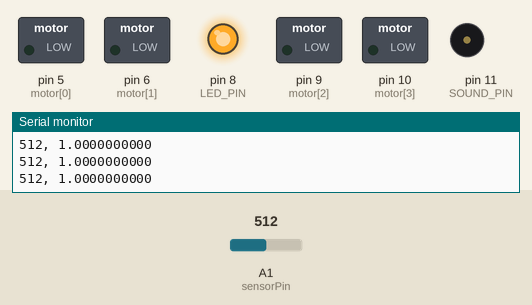
The sketch below on a simulated Arduino Uno, built with avr-gcc and run on an emulated ATmega328P. Shown: switched loads named in the sketch (green lamp = pin HIGH), output pins drawn as LEDs (lit = HIGH), buzzer (waves = sounding), the last lines printed to the serial monitor. The test bench sets the inputs (shaded band); at power-on: A1 (sensorPin) = 512.

Above: at 1.7 s.
1.8 s: A1 (sensorPin) set to 325
3.3 s: A1 (sensorPin) set to 289
At 5.8 s:
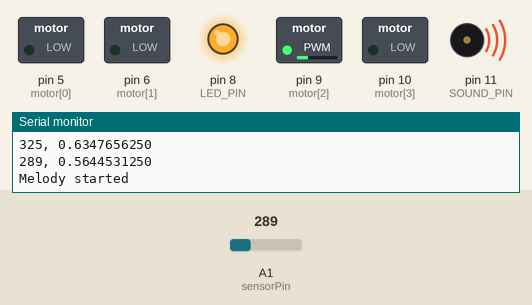
At 14.6 s:
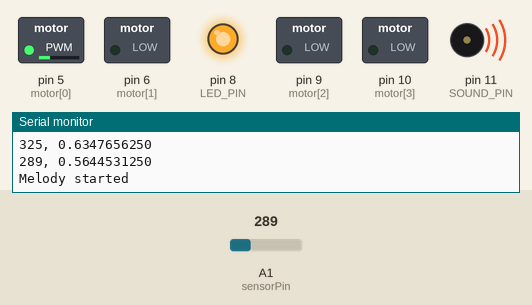
Timing chart, 0 to 35.6 s (numbered marks = the images above; inputs shaded):
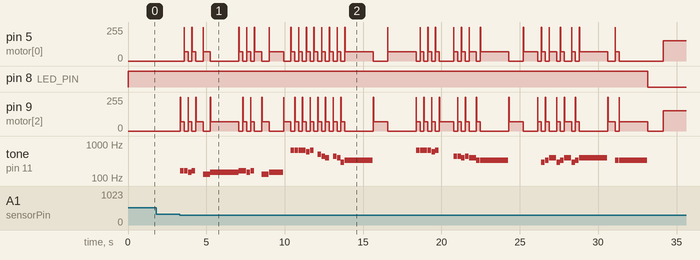

Measured:
- the behaviour switches between 308 and 307 on A1 (sensorPin) (found by bisection; images 0 and 1)
- after the input at 3.3 s, pin 8 (LED_PIN): HIGH → LOW after 29.8 s; tone on pin 11 (SOUND_PIN): plays 165 Hz for 0.23 s, 165 Hz for 0.23 s, 147 Hz for 0.23 s, 165 Hz for 0.23 s, 131 Hz for 0.45 s, 147 Hz for 1.8 s … (49 notes in this stretch), starting at once

The sketch:

LukasDocHat.ino
```cpp
#include "pitches.h"

int MAXINT = 0;
boolean hasPlayed = false;
boolean hasDrummed = false;

int motor[] = {5, 6, 9, 10};


#define TERZ_D4 -1
#define TERZ_E4 -2

#define sensorPin A1 // select the input pin for the potentiometer
#define SOUND_PIN 11
#define LED_PIN 8
#define RED_EYES_LED 7


int melody[] = {
  //TERZ_E4, TERZ_E4, TERZ_D4, TERZ_E4, NOTE_PAUSE,
  NOTE_E3, NOTE_E3, NOTE_D3, NOTE_E3, NOTE_PAUSE, NOTE_C3,
  NOTE_D3,
  NOTE_E3, NOTE_E3, NOTE_D3, NOTE_E3, NOTE_PAUSE, NOTE_C3,
  NOTE_D3, NOTE_PAUSE, NOTE_E5, NOTE_E5,
  NOTE_E5, NOTE_E5, NOTE_D5, NOTE_E5, NOTE_PAUSE, NOTE_B4, NOTE_A4, NOTE_G4,
  NOTE_PAUSE, NOTE_A4, NOTE_G4, NOTE_D4, NOTE_E4,
  NOTE_PAUSE,
  NOTE_PAUSE, NOTE_E5, NOTE_E5,
  NOTE_E5, NOTE_E5, NOTE_D5, NOTE_E5, NOTE_PAUSE,
  NOTE_A4, NOTE_A4, NOTE_G4, NOTE_A4, NOTE_G4, NOTE_E4, NOTE_E4,
  NOTE_PAUSE,
  NOTE_PAUSE, NOTE_PAUSE, NOTE_D4, NOTE_E4, NOTE_G4,
  NOTE_D4, NOTE_E4, NOTE_G4, NOTE_D4, NOTE_E4, NOTE_G4,
  NOTE_PAUSE, NOTE_E4, NOTE_E4,
  NOTE_PAUSE
};
//62
// NOTE durations: 4 = quarter NOTE, 8 = eighth NOTE, etc.:
float NOTEDurations[] = {
  8, 8, 8, 8, 4, 4,
  1,
  8, 8, 8, 8, 4, 4,
  2, 4, 8, 8,
  8, 8, 8, 8, 8, 8, 8, 8,
  8, 8, 8, 8 / 1, 8 / 7,
  2,
  4 / 3, 8, 8,
  8, 8, 8, 8, 2,
  8, 8, 8, 8, 4, 8, 8 / 5,
  2,
  2, 8, 8, 8, 4,
  8, 8, 4, 8, 8, 8 / 5,
  4, 8, 8 / 5,
  2
};

float bps = 106 / 60;
float bps_ms = bps * 1000;

void setup() {
  Serial.begin(9600);
  pinMode(SOUND_PIN, OUTPUT);
  pinMode(LED_PIN, OUTPUT);
  digitalWrite(LED_PIN, HIGH);
  digitalWrite(RED_EYES_LED,LOW);

  for (int i = 0; i < 4; i++) {
    pinMode(motor[i], OUTPUT);
    pinMode(motor[i], OUTPUT);
  }

  int tmp = 0;
  int cc = 0;
  for (int ii = 1; ii <= 10; ii++) {
    cc++    ;
    tmp = tmp + analogRead(sensorPin);
    delay(50);
  }
  MAXINT = tmp / cc;
  Serial.print("Reference Value: ");
  Serial.println(MAXINT, DEC);
  //delay(2000);
}


void loop() {
  int sensorValue = 0; // variable to store the value coming from the sensor
  sensorValue = analogRead(sensorPin);
  float val = float(sensorValue) / float(MAXINT) ;
  Serial.print(sensorValue, DEC);
  Serial.print(", ");
  Serial.println(val, DEC);
  if ( val < 0.6) {
    if (!hasPlayed) {
      Serial.println("Melody started");
      playMelody();
      Serial.println("Melody stopped");
      digitalWrite(LED_PIN, LOW);
      digitalWrite(SOUND_PIN, LOW);
      hasPlayed = true; //for finale
      delay(1000);
      if (!hasDrummed) {
        Serial.println("Drum started");
        playDrums();
        hasDrummed = true;
        Serial.println("Drum stopped");
      }
    }
  }

}
void playDrums() {
  int t = 300;
  float s = 0.6;
  for ( int ii = 1; ii < 11; ii++) {
  digitalWrite(RED_EYES_LED,LOW);
    drive(0, +s);
    drive(1, +s);
    delay(t);
    drive(0, 0);
    drive(1, 0);
    digitalWrite(RED_EYES_LED,HIGH);
  }
  drive(0, 0);
}
void playTerz( int a, int b, int NOTEDuration ) {
  int mydevide = 8;
  int pauseBetweenNOTEs = NOTEDuration / 2 / mydevide;
  for (int ii = 1; ii <= mydevide ; ii++) {
    tone(SOUND_PIN, a, NOTEDuration  / mydevide / 2);
    delay(100);
    noTone(SOUND_PIN);
    //delay(pauseBetweenNOTEs);
    tone(SOUND_PIN, b, NOTEDuration / mydevide / 2);

    delay(100);
    noTone(SOUND_PIN);
    //delay(pauseBetweenNOTEs);
  }
}

void playMelody( ) {
  int m = 0;
  // iterate over the NOTEs of the melody:
  //for (int thisNOTE = 0; thisNOTE < sizeof(melody); thisNOTE++) {
  for (int thisNOTE = 0; thisNOTE < 61; thisNOTE++) {
    int NOTEDuration = bps_ms / NOTEDurations[thisNOTE] * 1.8;
    //int NOTEDuration = bps_ms / NOTEDurations[thisNOTE] * 0.2;

    // check for TERZ_D4, quickly alter that tone
    if (melody[thisNOTE] == -1) {
      playTerz(NOTE_G4, NOTE_E4, NOTEDuration);
    }
    // check for TERZ_E4
    if (melody[thisNOTE] == -2) {
      playTerz(NOTE_F4, NOTE_D4, NOTEDuration);
    }
    else {
      tone(SOUND_PIN, melody[thisNOTE], NOTEDuration);
      int pauseBetweenNOTEs = NOTEDuration ;
      if (thisNOTE % 2 == 0) {
        m = 1;
      }
      else {
        m = 0;
      }
      drive(m, 1);
      delay(20);
      drive(m, .27);
      delay(pauseBetweenNOTEs);
      drive(m, 0);
    }
    noTone(SOUND_PIN);
  }
}

void drive(byte motorID, float rotSpeed) {
  byte max_speed = 255;
  byte this_speed = (byte)(max_speed * abs(rotSpeed));
  byte val1 = 0;
  byte val2 = 0;

  if ( rotSpeed < 0 ) {
    val1 = 0;
    val2 = this_speed;
  }
  else if ( rotSpeed > 0 )  {
    val1 = this_speed;
    val2 = 0;
  }

  if (motorID == 0) { // left arm
    analogWrite(motor[0], val1);
    analogWrite(motor[1], val2);
  }
  if (motorID == 1) { // right arm
    analogWrite(motor[2], val1);
    analogWrite(motor[3], val2);
  }
}
```

pitches.h
```cpp
/*************************************************
 * Public Constants
 *************************************************/
#define NOTE_PAUSE 0
#define NOTE_B0  31
#define NOTE_C1  33
#define NOTE_CS1 35
#define NOTE_D1  37
#define NOTE_DS1 39
#define NOTE_E1  41
#define NOTE_F1  44
#define NOTE_FS1 46
#define NOTE_G1  49
#define NOTE_GS1 52
#define NOTE_A1  55
#define NOTE_AS1 58
#define NOTE_B1  62
#define NOTE_C2  65
#define NOTE_CS2 69
#define NOTE_D2  73
#define NOTE_DS2 78
#define NOTE_E2  82
#define NOTE_F2  87
#define NOTE_FS2 93
#define NOTE_G2  98
#define NOTE_GS2 104
#define NOTE_A2  110
#define NOTE_AS2 117
#define NOTE_B2  123
#define NOTE_C3  131
#define NOTE_CS3 139
#define NOTE_D3  147
#define NOTE_DS3 156
#define NOTE_E3  165
#define NOTE_F3  175
#define NOTE_FS3 185
#define NOTE_G3  196
#define NOTE_GS3 208
#define NOTE_A3  220
#define NOTE_AS3 233
#define NOTE_B3  247
#define NOTE_C4  262
#define NOTE_CS4 277
#define NOTE_D4  294
#define NOTE_DS4 311
#define NOTE_E4  330
#define NOTE_F4  349
#define NOTE_FS4 370
#define NOTE_G4  392
#define NOTE_GS4 415
#define NOTE_A4  440
#define NOTE_AS4 466
#define NOTE_B4  494
#define NOTE_C5  523
#define NOTE_CS5 554
#define NOTE_D5  587
#define NOTE_DS5 622
#define NOTE_E5  659
#define NOTE_F5  698
#define NOTE_FS5 740
#define NOTE_G5  784
#define NOTE_GS5 831
#define NOTE_A5  880
#define NOTE_AS5 932
#define NOTE_B5  988
#define NOTE_C6  1047
#define NOTE_CS6 1109
#define NOTE_D6  1175
#define NOTE_DS6 1245
#define NOTE_E6  1319
#define NOTE_F6  1397
#define NOTE_FS6 1480
#define NOTE_G6  1568
#define NOTE_GS6 1661
#define NOTE_A6  1760
#define NOTE_AS6 1865
#define NOTE_B6  1976
#define NOTE_C7  2093
#define NOTE_CS7 2217
#define NOTE_D7  2349
#define NOTE_DS7 2489
#define NOTE_E7  2637
#define NOTE_F7  2794
#define NOTE_FS7 2960
#define NOTE_G7  3136
#define NOTE_GS7 3322
#define NOTE_A7  3520
#define NOTE_AS7 3729
#define NOTE_B7  3951
#define NOTE_C8  4186
#define NOTE_CS8 4435
#define NOTE_D8  4699
#define NOTE_DS8 4978
```
